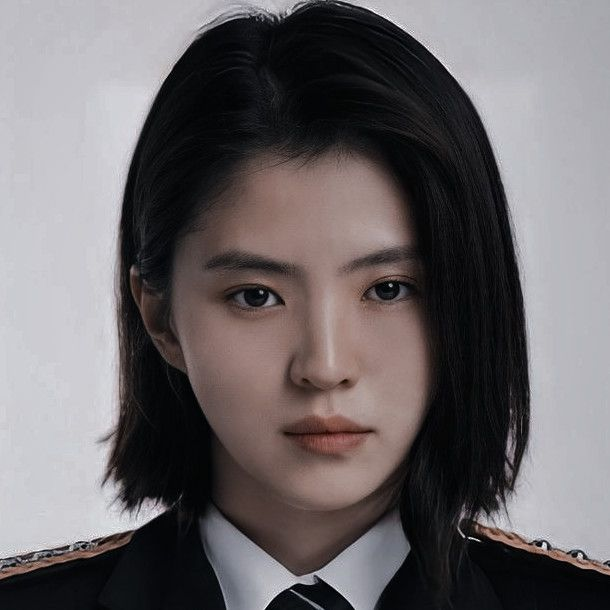
#> input picture han.jpeg, 610 x 610 px
$ python main.py
#> lines starting #> are read from the running program, lines starting #| are printed output that depends on the picture
from PIL import Image
def main():
    img = Image.open("han.jpeg")
#> img is the input picture: PIL image 610x610 RGB; mean R, G, B 108.2, 103, 105.1
    newsize = (80,40)
    im1 = img.resize(newsize)
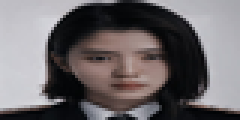
#> im1: PIL image 80x40 RGB (shown 3 times larger); mean R, G, B 108.1, 103, 105.1
    image = im1.convert("L")
    image.save("grayscle.jpg")
    width,height = image.size
#> width = 80; height = 40
    x = width
#> x = 80
    y = height
#> y = 40
    for i in range(y):
        row = []
        for j in range(x):
            pixel = image.getpixel((j, i))

            if pixel <= 3:
                char = "@"
            elif pixel <= 7:
                char = "#"
            elif pixel <= 11:
                char = "8"
            elif pixel <= 15:
                char = "&"
            elif pixel <= 19:
                char = "W"
            elif pixel <= 22:
                char = "M"
            elif pixel <= 26:
                char = "$"
            elif pixel <= 30:
                char = "B"
            elif pixel <= 34:
                char = "%"
            elif pixel <= 38:
                char = "*"
            elif pixel <= 41:
                char = "o"
            elif pixel <= 45:
                char = "a"
            elif pixel <= 49:
                char = "h"
            elif pixel <= 53:
                char = "k"
            elif pixel <= 57:
                char = "b"
            elif pixel <= 60:
                char = "d"
            elif pixel <= 64:
                char = "p"
            elif pixel <= 68:
                char = "q"
            elif pixel <= 72:
                char = "w"
            elif pixel <= 76:
                char = "m"
            elif pixel <= 79:
                char = "Z"
            elif pixel <= 83:
                char = "O"
            elif pixel <= 87:
                char = "0"
            elif pixel <= 91:
                char = "Q"
            elif pixel <= 95:
                char = "L"
            elif pixel <= 98:
                char = "C"
            elif pixel <= 102:
                char = "J"
            elif pixel <= 106:
                char = "U"
            elif pixel <= 110:
                char = "Y"
            elif pixel <= 114:
                char = "X"
            elif pixel <= 117:
                char = "z"
            elif pixel <= 121:
                char = "c"
            elif pixel <= 125:
                char = "v"
            elif pixel <= 129:
                char = "u"
            elif pixel <= 133:
                char = "n"
            elif pixel <= 137:
                char = "x"
            elif pixel <= 140:
                char = "r"
            elif pixel <= 144:
                char = "j"
            elif pixel <= 148:
                char = "f"
            elif pixel <= 152:
                char = "t"
            elif pixel <= 156:
                char = "/"
            elif pixel <= 159:
                char = "|"
            elif pixel <= 163:
                char = "\\"
            elif pixel <= 167:
                char = "("
            elif pixel <= 171:
                char = ")"
            elif pixel <= 175:
                char = "1"
            elif pixel <= 178:
                char = "{"
            elif pixel <= 182:
                char = "}"
            elif pixel <= 186:
                char = "["
            elif pixel <= 190:
                char = "]"
            elif pixel <= 194:
                char = "?"
            elif pixel <= 197:
                char = "-"
            elif pixel <= 201:
                char = "_"
            elif pixel <= 205:
                char = "+"
            elif pixel <= 209:
                char = "~"
            elif pixel <= 213:
                char = "<"
            elif pixel <= 216:
                char = ">"
            elif pixel <= 220:
                char = "i"
            elif pixel <= 224:
                char = "!"
            elif pixel <= 228:
                char = "l"
            elif pixel <= 232:
                char = "I"
            elif pixel <= 235:
                char = ";"
            elif pixel <= 239:
                char = ":"
            elif pixel <= 243:
                char = ","
            elif pixel <= 247:
                char = "^"
            elif pixel <= 251:
                char = "`"
            elif pixel <= 254:
                char = "'"
            else:
                char = " "

            row.append(char)
        print("".join(row))
if __name__ == "__main__":
    main()
